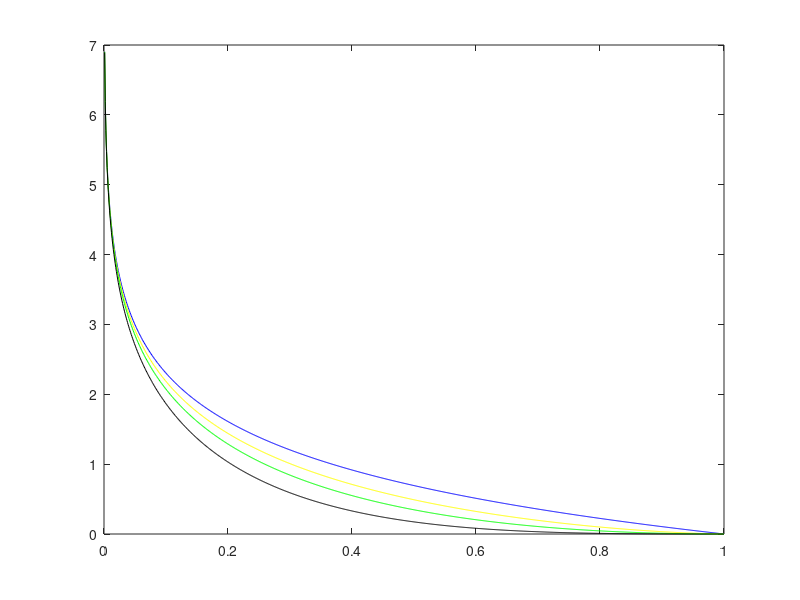
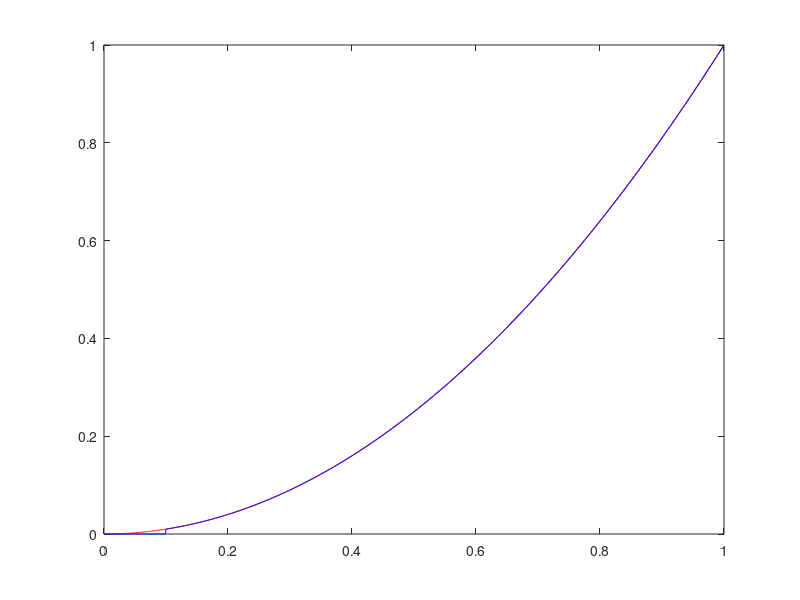

Write the MATLAB code that produced these figures, in order.
close all;
%for cross entropy loss
x = 0.001:0.001:1;
y = -log(x);
figure(1),plot(x,y,'b-');
y1 = - (1-x).^(0.5).*log(x);
y2 = -(1-x).*log(x);
y3 = -(1-x).^2.*log(x);
hold on,
plot(x,y1,'y-');
plot(x,y2,'g-');
plot(x,y3,'k-');
%for L2 loss
x1 = zeros(size(x));
th = 0.1
for i =1:size(x,2)
    if x(1,i)>=th
        x1(1,i)=x(1,i);
    end
end
figure(2),
plot(x,x.^2,'r-')
hold on,
plot(x,x1.^2,'b-')
%y4 =  



